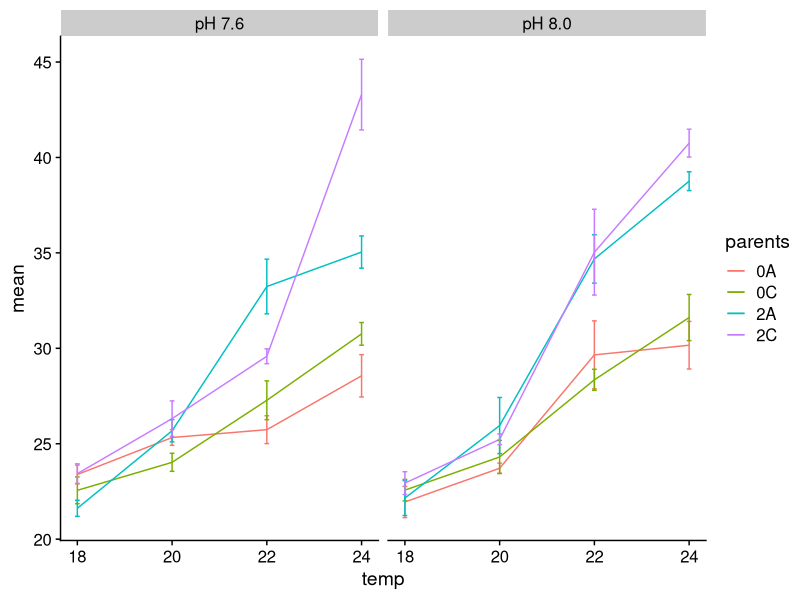

Recreate this plot in R.
library(tidyverse)
library(readxl)

# dt <- 
#   readxl::read_excel("input/ch_larval/larval_mR_2015.xlsx",
#     sheet = 2, skip = 1) %>%
#   print()

# ggplot(dt, aes(temp_c, mr)) +
#   geom_point(aes(colour = parents)) +
#   geom_smooth(aes(colour = parents), 
#               method = lm,  
#               # formula = y ~ x + I(x^2),
#               se = F)
# 

dt <- 
  read_excel("input/ch_larval/larval_mR_2015.xlsx", sheet = 2, skip = 1) %>%
  group_by(parents, temp, ph) %>%
  summarise(mean = mean(mr),
    se = sd(mr)/sqrt(3)) %>%
  print()

noph_dt <- dt %>%
  filter(ph == "pH 8.0") %>%
  print()

# ggplot(noph_dt, aes(temp_c, mean, colour = parents)) +
#   geom_point() +
#   geom_line() +
#   geom_errorbar(aes(ymin = mean - se, ymax = mean + se), width = .1) +
#   cowplot::theme_cowplot() + 
#   geom_blank()

# yesph_dt <- dt %>%
#   filter(ph == "pH 7.6") %>%
#   print()
# 
# ggplot(yesph_dt, aes(temp_c, mean, colour = parents)) +
#   geom_point() +
#   geom_line() +
#   geom_errorbar(aes(ymin = mean - se, ymax = mean + se), width = .1) +
#   cowplot::theme_cowplot() + 
#   geom_blank()


# # Overall
# ggplot(dt, aes(temp_c, mean, colour = interaction(parents, ph))) +
#   geom_point() +
#   geom_line() +
#   geom_errorbar(aes(ymin = mean - se, ymax = mean + se), width = .1) +
#   cowplot::theme_cowplot() + 
#   geom_blank()


ggplot(dt, aes(temp, mean, colour = parents)) +
  facet_grid(cols = vars(ph)) +
  # geom_point() +
  geom_line() +
  geom_errorbar(aes(ymin = mean - se, ymax = mean + se), width = .1) +
  cowplot::theme_cowplot() +
  geom_blank()

# Difference between ANOVA and ANCOVA? 
# One factor is continuous (and is often the covariate on the x axis)

# analyse warming larvae only
noph_dt
model <- lm(mean ~ temp * ph * parents, dt)
# summary(model)
car::Anova(model)
# 
# library(emmeans)
# emmeans(model, pairwise ~ temp + parents)
